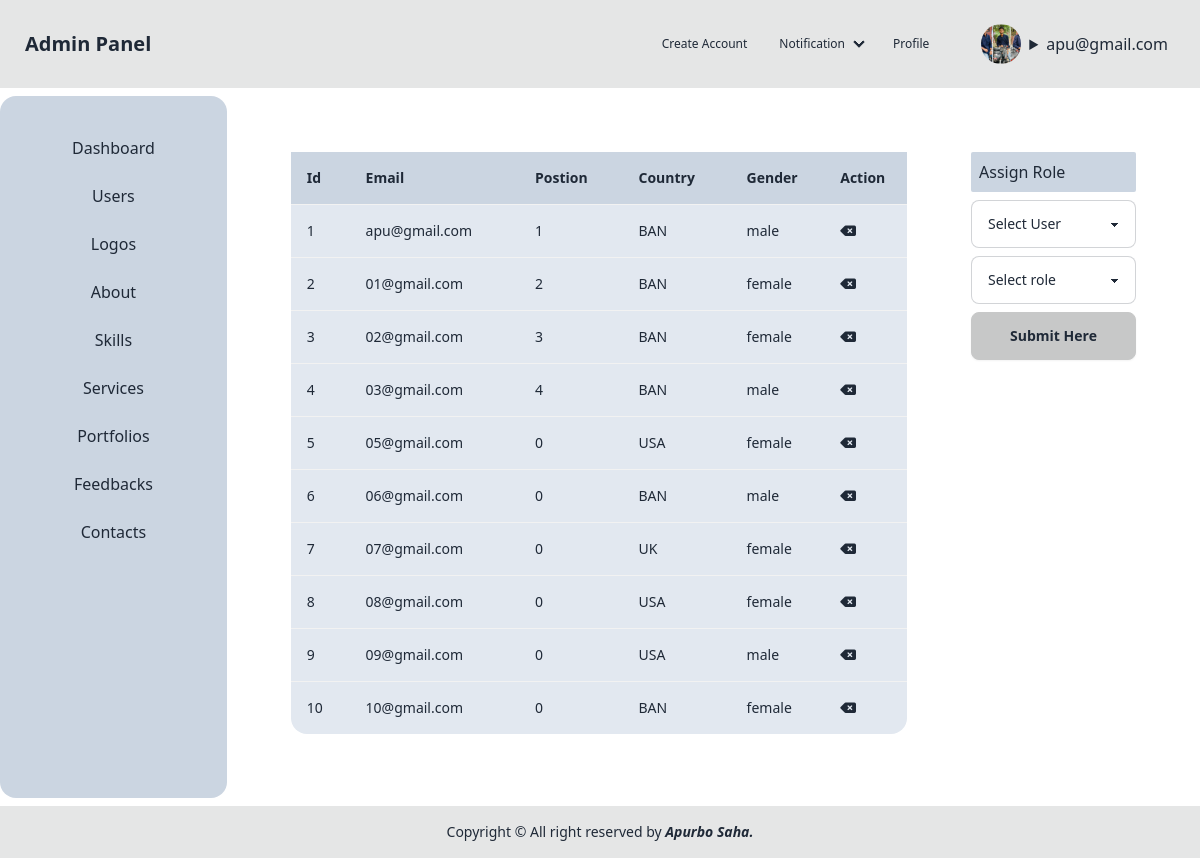
The app's page /users_list.php (signed in) with its own data.
### tables this page shows
CREATE TABLE `users` (
  `Id` int(11) NOT NULL,
  `Email` varchar(100) NOT NULL,
  `Password` varchar(100) NOT NULL,
  `Country` varchar(100) NOT NULL,
  `Gender` varchar(100) NOT NULL,
  `Photo` varchar(100) DEFAULT NULL,
  `Role` int(100) DEFAULT NULL
);

### users_list.php (the view, shortened to what this page needs)
<!DOCTYPE html>
<html lang="en">
<head>
    <link href="https://cdn.jsdelivr.net/npm/daisyui@4.12.10/dist/full.min.css" rel="stylesheet" type="text/css" />
    <script src="https://cdn.tailwindcss.com"></script>
    <link rel="stylesheet" href="https://cdnjs.cloudflare.com/ajax/libs/font-awesome/6.6.0/css/all.min.css" />
</head>
<body>
    <?php
    require 'db.php';
    $user_list = "SELECT * FROM users";
    $user_res = mysqli_query($db_connection, $user_list);
    ?>
    <?php require 'header.php' ?>
    <div class="flex">
    <div class="flex flex-col card card-body bg-slate-300 mt-2 ">
            <div class="mx-8">
                <a href="dashboard.php" class="flex justify-center items-center p-2 link link-hover">Dashboard</a>
            </div>
            <div class="mx-8">
                <a href="users_list.php" class="flex justify-center items-center p-2 link link-hover">Users</a>
            </div>
            <div class="mx-8">
                <a href="logo.php" class="flex justify-center items-center p-2 link link-hover">Logos</a>
            </div>
            <div class="mx-8">
                <a href="about.php" class="flex justify-center items-center p-2 link link-hover">About</a>
            </div>
            <div class="mx-8">
                <a href="skill.php" class="flex justify-center items-center p-2 link link-hover">Skills</a>
            </div>
            <div class="mx-8">
                <a href="service.php" class="flex justify-center items-center p-2 link link-hover">Services</a>
            </div>
            <div class="mx-8">
                <a href="portfolio.php" class="flex justify-center items-center p-2 link link-hover">Portfolios</a>
            </div>
            <div class="mx-8">
                <a href="feedback_list.php" class="flex justify-center items-center p-2 link link-hover">Feedbacks</a>
            </div>
            <div class="mx-8">
                <a href="contact_list.php" class="flex justify-center items-center p-2 link link-hover">Contacts</a>
            </div>
        </div>
        <div class="card card-body w-full">
        <div class="flex flex-row">
<div class="card card-body w-2/3">
    <table class="bg-slate-200 table">
        <tr class="font-bold bg-slate-300">
            <th class="p-4">Id</th>
            <th class="p-4">Email</th>
            <th class="p-4">Postion</th>
            <th class="p-4">Country</th>
            <th class="p-4">Gender</th>
            <?php if($after_assoc_logged['Role'] == 1){?>
            <th class="p-2">Action</th>
            <?php }?>
        </tr>
        <?php foreach ($user_res as $index => $user) { ?>
            <tr>
                <td class="p-4"><?= $index + 1 ?></td>
                <td class="p-4"><?= $user['Email'] ?></td>
                <td class="p-4"><?= $user['Role'] ?></td>
                <td class="p-4"><?= $user['Country'] ?></td>
                <td class="p-4"><?= $user['Gender'] ?></td>
                <?php if($after_assoc_logged['Role'] == 1) {?>
                <td class="p-2"><a href="user_delete.php?Id=<?= $user['Id'] ?>" title="Delete User"><i class="fa-solid fa-delete-left"></i></a></td>
                <?php }?>
            </tr>
        <?php } ?>
    </table>
</div>
<?php if($after_assoc_logged['Role'] == 1) {?>
<form method="post" action="role.php">
<div class="card card-body ">
    <h2 class="bg-slate-300 rounded-sm p-2">Assign Role</h2>
    <select name="user_id" class="select select-bordered w-full max-w-xs">
        <option disabled selected>Select User</option>
    </select>
    <select name="role_id" class="select select-bordered w-full max-w-xs">
        <option disabled selected>Select role</option>
    </select>
    <button type="submit" class="btn btn-active">Submit Here</button>
</div>
</form>
<?php }?>
</div>
            </div>
    </div>
    <?php require 'footer.php' ?>
</body>
</html>

### header.php (shortened to what this page needs)
<?php
require 'db.php';
$logged_id = $_SESSION['logged_id'];
$select_logged_user = "SELECT * FROM users WHERE Id = $logged_id";
$select_logged_user_res = mysqli_query($db_connection, $select_logged_user);
$after_assoc_logged = mysqli_fetch_assoc($select_logged_user_res);
?>
<!DOCTYPE html>
<html lang="en">
<head>
</head>
<body>
    <div class="navbar bg-base-300">
        <div class="flex-1">
            <a class="btn btn-ghost text-xl">Admin Panel</a>
        </div>
        <div class="flex-none">
            <ul class="menu menu-horizontal px-1">
                <li> <a href="register.php" class="float-right label-text-alt link link-hover ">Create Account</a></li>
                <li>
                    <details class="dropdown">
                        <summary class=""><a href="" class="label-text-alt link link-hover">Notification</a></summary>
                    </details>
                </li>
                <li><a class="label-text-alt link link-hover" href="profile.php">Profile</a></li>
            </ul>
        </div>
        <label class="label px-6">
            <?php
            if ($after_assoc_logged['Photo'] == null) { ?>
                <div class="avatar">
                    <div class="w-10 m-2 rounded-full">
                        <img src="" />
                    </div>
                </div>
            <?php } else { ?>
                <div class="avatar">
                    <div class="w-10 m-2 rounded-full">
                        <img src="/RegisterPage/uploads/<?= $after_assoc_logged['Photo'] ?>" />
                    </div>
                </div>
            <?php } ?>
            <details>
                <summary><?= $after_assoc_logged['Email'] ?></summary>
            </details>
        </label>
    </div>
</body>
</html>

### records on screen
users: Photo (picture), Email "apu@gmail.com", Role "1", Country "BAN", Gender "male"
users: Email "01@gmail.com", Role "2", Country "BAN", Gender "female"
users: Email "02@gmail.com", Role "3", Country "BAN", Gender "female"
users: Email "03@gmail.com", Role "4", Country "BAN", Gender "male"
users: Email "05@gmail.com", Role "0", Country "USA", Gender "female"
users: Email "06@gmail.com", Role "0", Country "BAN", Gender "male"
users: Email "07@gmail.com", Role "0", Country "UK", Gender "female"
users: Email "08@gmail.com", Role "0", Country "USA", Gender "female"
users: Email "09@gmail.com", Role "0", Country "USA", Gender "male"
users: Email "10@gmail.com", Role "0", Country "BAN", Gender "female"
